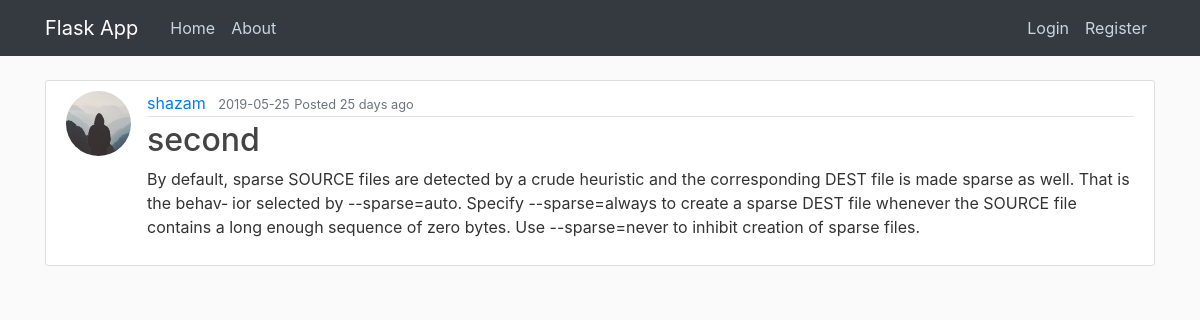
Screenshot of /post/3 with the database file from the repository.
### flaskapp/models.py (models this page shows, shortened)
class User(db.Model, UserMixin):
    id = db.Column(db.Integer, primary_key=True)
    name = db.Column(db.String(30), nullable=False)
    username = db.Column(db.String(20), unique=True, nullable=False)
    email = db.Column(db.String(120), unique=True, nullable=False)
    image_file = db.Column(db.String(20), nullable=False, default='default.jpg')
    password = db.Column(db.String(60), nullable=False)
    posts = db.relationship('Post', backref='author', lazy=True)

class Post(db.Model, UserMixin):
    id = db.Column(db.Integer, primary_key=True)
    title = db.Column(db.String(100), nullable=False)
    date_posted = db.Column(db.DateTime, nullable=False, default=datetime.utcnow)
    content = db.Column(db.Text, nullable=False)
    user_id = db.Column(db.Integer, db.ForeignKey('user.id'), nullable=False)

### flaskapp/posts/routes.py (the view)
@posts.route("/post/<int:post_id>")
def post(post_id):
	post = Post.query.get_or_404(post_id)
	return render_template('post.html', title=post.title, post=post)

### flaskapp/templates/post.html (shortened to what this page needs)
{% extends "layout.html" %}
{% block body %}
        <article class="media content-section">
          <img class="rounded-circle article-img" src="{{ url_for('static', filename='profile_pics/' + post.author.image_file) }}">
          <div class="media-body">
            <div class="article-metadata">
              <a class="mr-2" href="{{ url_for('users.user_posts',username=post.author.username) }}">{{ post.author.username }}</a>
              <small class="text-muted">{{ post.date_posted.strftime('%Y-%m-%d') }}</small>
	<small class="text-muted"> Posted {{ moment(post.date_posted).fromNow(refresh=True) }}</small>
            </div>
            <h2><a class="article-title">{{ post.title }}</a></h2>
            <p class="article-content">{{ post.content | safe}}</p>
          </div>
        </article>
{% endblock %}

### flaskapp/static/main.css (style rules this page uses)
body { background: #fafafa; color: #333333; margin-top: 5rem; }
h1, h2, h3, h4, h5, h6 { color: #444444; }
.content-section { background: #ffffff; padding: 10px 20px; border: 1px solid #dddddd; border-radius: 3px; margin-bottom: 20px; }
.article-title { color: #444444; }
.article-content { white-space: pre-line; }
.article-img { height: 65px; width: 65px; margin-right: 16px; }
.article-metadata { padding-bottom: 1px; margin-bottom: 4px; border-bottom: 1px solid #e3e3e3 }

### rows the page displays
User: image_file (placeholder picture), author.username "shazam"
Post: date_posted "2019-05-25", date_posted "25 days ago", title "second", content "By default, sparse SOURCE files are detected by a crude heuristic and the corresponding DEST file is made sparse as well. That is the behav‐ ior selected by --sparse=auto. Specify --sparse=always to create a sparse DEST file whenever the SOURCE file contains a long enough sequence of zero bytes. Use --sparse=never to inhibit creation of sparse files."
